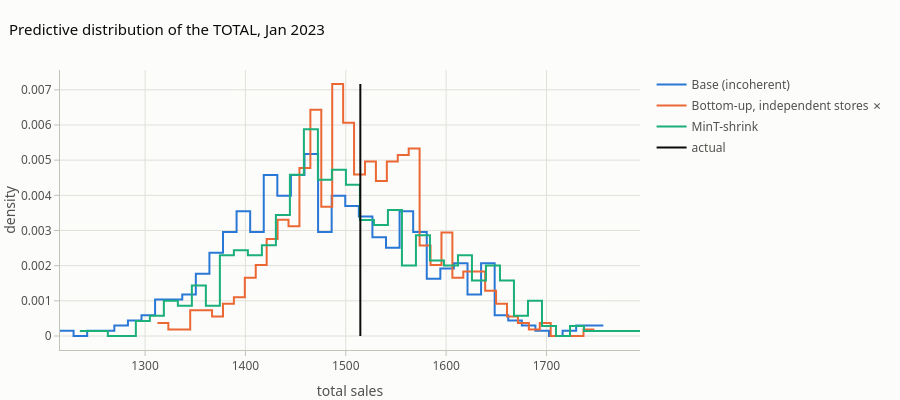
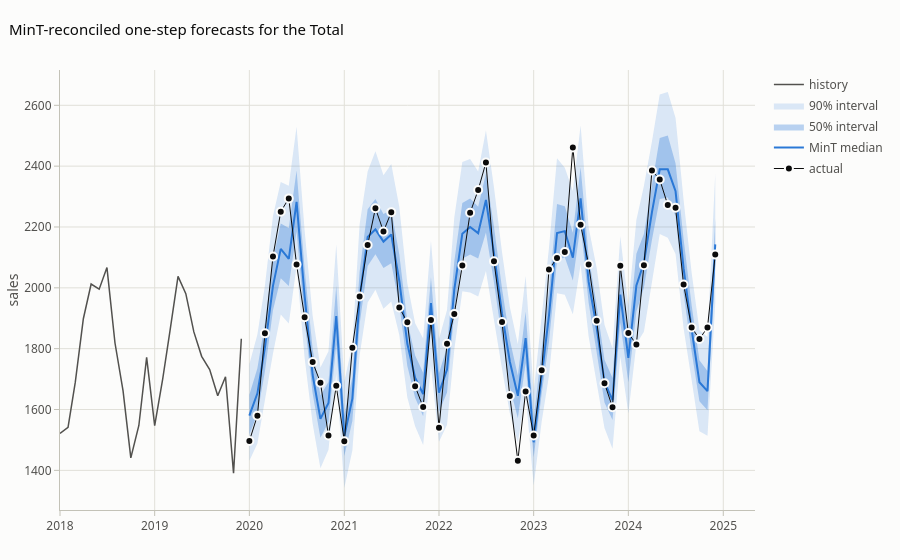

Notebook cell for these charts, in order:
### Code cell
t0 = 36
SHOW = ["Base (incoherent)", "Bottom-up, independent stores ✗", "MinT-shrink"]
fig = go.Figure()
top = 0
for k, name in enumerate(SHOW):
    vals = P[name][t0, :, 0]
    top = max(top, np.histogram(vals, bins=40, density=True)[0].max())
    pf.add_step_hist(fig, vals, bins=40, name=name, color=pf.SERIES[k])
pf.add_vline(fig, Y[t0, 0], 0, top, "actual", color=pf.ACTUAL, dash="solid", width=2)
fig.update_layout(title=f"Predictive distribution of the TOTAL, {retail.index[CUT + t0]:%b %Y}", height=400,
                  xaxis_title="total sales", yaxis_title="density")
fig.show()

q = {tau: np.quantile(P["MinT-shrink"][:, :, 0], tau, axis=1) for tau in [0.05, 0.25, 0.5, 0.75, 0.95]}
fig = pf.add_fan(go.Figure(), retail.index[CUT:], q, history=retail["Total"].iloc[:CUT], actual=Y[:, 0], n_history=24,
                 fmt=",.0f", label="MinT")
fig.update_layout(title="MinT-reconciled one-step forecasts for the Total", yaxis_title="sales")
fig.show()
